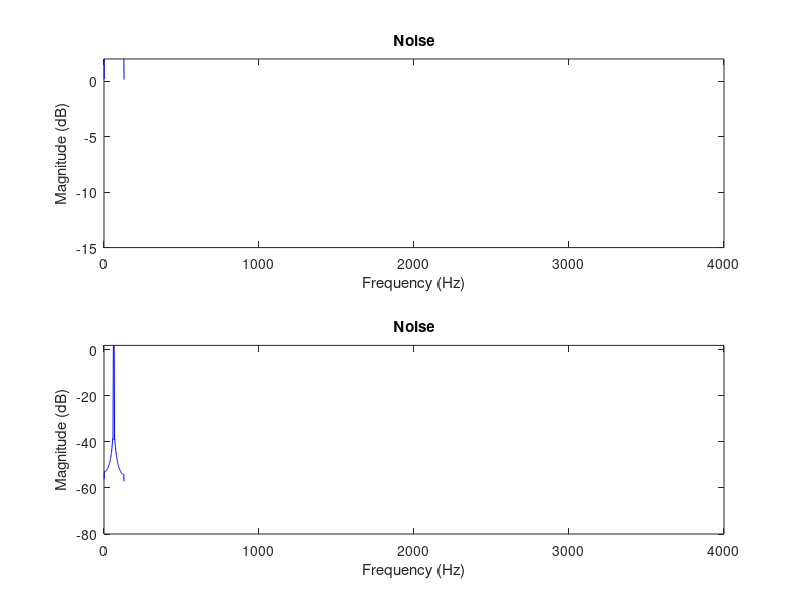

Write the MATLAB code that produced this figure.
%{
~~~~~~~~~~~~~~~~~~~~~~~~~~~~~~~~~~~~~~
Chebychev 1 IIR Filter Design
    - Mitchel Pigsley
    - Sample Rate: 32kHz
    - Center Frequency: 7746 Hz
    - Bandwidth: 658 Hz
    - Stop Band Attenuation: 50dB
    - Passband Ripple: 1dB
~~~~~~~~~~~~~~~~~~~~~~~~~~~~~~~~~~~~~~
%}

% Global Variables
Fs = 32e3;
fc = 7746;
bw = 658;
ripple = 1;
sbAtten = 50;
fp1 = fc - bw/2;
fp2 = fc + bw/2;
fs1 = fp1 - bw/4;
fs2 = fp2 + bw/4;
Wn = [2*(fp1-57)/Fs,2*(fp2+57)/Fs];
Wp = [2*(fp1)/Fs,2*(fp2)/Fs];
Ws = [2*(fs1)/Fs,2*(fs2)/Fs];
N = 8;
T = 0.03;
t = 0:(1/Fs):T;

% Create chebychev bandpass filter
[b,a] = cheby1(N,ripple,Wp);
[H_mag_coef,f1] = freqz(b,a,2^10,Fs);
[H_phase_coef,f2] = phasez(b,a,2^10,Fs);

% Create Filter Bounds
f_stop_left = [0,fs1,fs1];
mag_stop_left = [-sbAtten,-sbAtten,0];
f_stop_right = [fs2,fs2,2*fc];
mag_stop_right = [0,-sbAtten,-sbAtten];
f_pass_bottom = [fp1,fp1,fp2,fp2];
mag_pass_bottom = [-sbAtten,-ripple,-ripple,-sbAtten];
f_pass_mid = [fp1,fp2];
mag_pass_mid = [0,0];
f_pass_top = [fp1,fp2];
mag_pass_top = [ripple,ripple];

% Plot Filter Magnitude
subplot(3,1,1);
plot(f_stop_left,mag_stop_left,'r', ...
    f_stop_right,mag_stop_right,'r', ...
    f_pass_bottom,mag_pass_bottom,'g', ...
    f_pass_mid,mag_pass_mid,'g', ...
    f_pass_top,mag_pass_top,'g', ...
    f1,20*log10(abs(H_mag_coef)),'b');
axis([fs1 - 200,fs2 + 200,-sbAtten-20,ripple+1]);
title('Elliptical Filter Magnitude');
xlabel('Frequency (Hz)');
ylabel('Magnitude (dB)');

% Plot Filter Phase
subplot(3,1,2);
plot(f2,H_phase_coef,'b');
axis([fs1 - 200,fs2 + 200,-30,15]);
title('Elliptical Filter Phase');
xlabel('Frequency (Hz)');
ylabel('Phase (Degrees)');

% Plot Filter Group Delay
subplot(3,1,3);
[gd,w] = grpdelay(b,a,N);
plot(w,gd,'b');
title('Elliptical Filter Group Delay');
xlabel('Frequency (rad/sec)');
ylabel('Group Delay');

pause

%{
~~~~~~~~~~~~~~~~~~~~~~~~~~~~~~~~~~~~~~
FILTER PERFORMANCE EVALUATION
~~~~~~~~~~~~~~~~~~~~~~~~~~~~~~~~~~~~~~
%}

% Create three input sinusoids in stop bands and pass band
sig1 = cos(2*pi*fs1*t);
sig2 = cos(2*pi*fc*t);
sig3 = cos(2*pi*fs2*t); 

% Filter those signals
filt1 = filter(b,a,sig1);
filt2 = filter(b,a,sig2);
filt3 = filter(b,a,sig3);

% Create Time Domain Magnitude Bounds Corresponding to Original
orig_upper_bound_t = [0,T];
orig_upper_bound_mag = [1,1];
orig_lower_bound_t = [0,T];
orig_lower_bound_mag = [-1,-1];

% Plot time until steady state
subplot(3,1,1);
plot(orig_upper_bound_t,orig_upper_bound_mag,'r',...
    orig_lower_bound_t,orig_lower_bound_mag,'r',...
    t,filt1,'b');
axis([0,0.01,-1.1,1.1]);
title('Filtered Signal in Lower Stop Band (7253 Hz)');
xlabel('Time (s)');
ylabel('Magnitude (V)');

subplot(3,1,2);
plot(orig_upper_bound_t,orig_upper_bound_mag,'r',...
    orig_lower_bound_t,orig_lower_bound_mag,'r',...
    t,filt2,'b');
axis([0,0.01,-1.1,1.1]);
title('Filtered Signal in Pass Band (7746 Hz)');
xlabel('Time (s)');
ylabel('Magnitude (V)');

subplot(3,1,3);
plot(orig_upper_bound_t,orig_upper_bound_mag,'r',...
    orig_lower_bound_t,orig_lower_bound_mag,'r',...
    t,filt3,'b');
axis([0,0.01,-1.1,1.1]);
title('Filtered Signal in Upper Stop Band (8240 Hz)');
xlabel('Time (s)');
ylabel('Magnitude (V)');

pause

% Plot Filtered Signals in Steady State
subplot(3,1,1);
plot(orig_upper_bound_t,orig_upper_bound_mag,'r',...
    orig_lower_bound_t,orig_lower_bound_mag,'r',...
    t,filt1,'b');
axis([.02,0.03,-1.1,1.1]);
title('Filtered Signal in Lower Stop Band (7253 Hz)');
xlabel('Time (s)');
ylabel('Magnitude (V)');

subplot(3,1,2);
plot(orig_upper_bound_t,orig_upper_bound_mag,'r',...
    orig_lower_bound_t,orig_lower_bound_mag,'r',...
    t,filt2,'b');
axis([.02,0.03,-1.1,1.1]);
title('Filtered Signal in Pass Band (7746 Hz)');
xlabel('Time (s)');
ylabel('Magnitude (V)');

subplot(3,1,3);
plot(orig_upper_bound_t,orig_upper_bound_mag,'r',...
    orig_lower_bound_t,orig_lower_bound_mag,'r',...
    t,filt3,'b');
axis([.02,0.03,-1.1,1.1]);
title('Filtered Signal in Upper Stop Band (8240 Hz)');
xlabel('Time (s)');
ylabel('Magnitude (V)');

pause

%{
~~~~~~~~~~~~~~~~~~~~~~~~~~~~~~~~~~~~~~
FILTER IMPULSE RESPONSE
~~~~~~~~~~~~~~~~~~~~~~~~~~~~~~~~~~~~~~
%}

% Create impulse response
[h,ht] = impz(b,a,2^10,Fs);

% Plot impulse response
subplot(1,1,1);
plot(ht,h,'b');
axis([0,0.026,-0.05,0.05]);
title('Impulse Response of Filter');
xlabel('Time (s)');
ylabel('Magnitude (V)');

pause

%{
~~~~~~~~~~~~~~~~~~~~~~~~~~~~~~~~~~~~~~
Filter Effect on White Noise
~~~~~~~~~~~~~~~~~~~~~~~~~~~~~~~~~~~~~~
%}

% Create white noise signal
n = randn(Fs,1); 

% Filter Noise
filtNoise = filter(b,a,n);

% Plot noise before and after filter
subplot(2,1,1);
plot(10*log10(pwelch(n)),'b');
axis([0,4000,-15,ripple+1]);
title('Noise');
xlabel('Frequency (Hz)');
ylabel('Magnitude (dB)');

subplot(2,1,2);
plot(10*log10(pwelch(filtNoise)),'b');
axis([0,4000,-80,ripple+1]);
title('Noise');
xlabel('Frequency (Hz)');
ylabel('Magnitude (dB)');